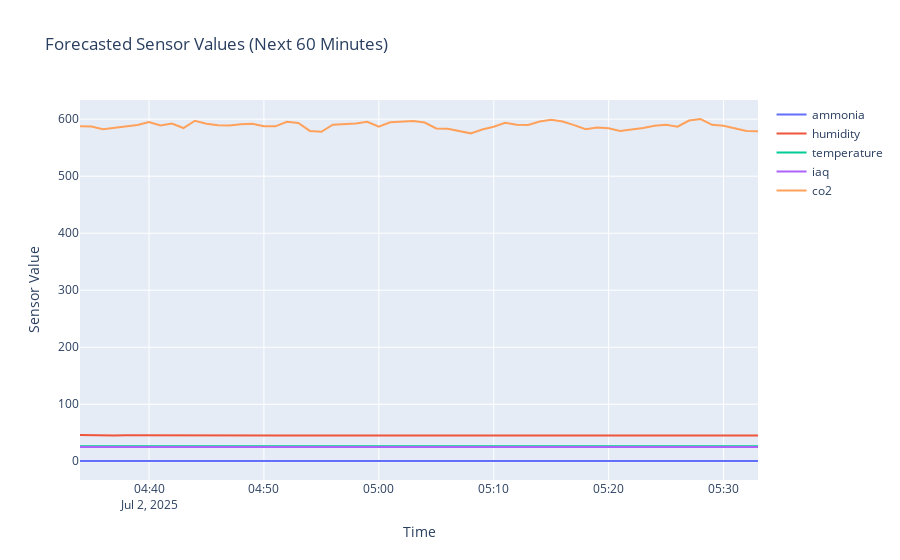

The cell this chart's notebook holds for it:
### Code cell
import pandas as pd
import numpy as np
import datetime
from sklearn.preprocessing import MinMaxScaler
from tensorflow.keras.models import load_model
import plotly.graph_objects as go

# Load your dataset
df = pd.read_csv("merged_cleaned_dataset.csv")
df = df.dropna()
df['timestamp'] = pd.to_datetime(df['timestamp'], dayfirst=True)
df = df.sort_values('timestamp')

# Prepare input
features = ['ammonia', 'humidity', 'temperature', 'iaq', 'co2']
recent_data = df[features].tail(30)

scaler = MinMaxScaler()
scaled_input = scaler.fit_transform(recent_data)
X_input = scaled_input.reshape(1, 30, 5)

# Load model and predict
model = load_model("cnn_lstm_forecast_1hour.h5", compile=False)
pred = model.predict(X_input).reshape(60, 5)
pred_df = pd.DataFrame(scaler.inverse_transform(pred), columns=features)

# Generate timestamps
now = datetime.datetime.now()
pred_df['timestamp'] = [now + datetime.timedelta(minutes=i+1) for i in range(60)]

# Plot
fig = go.Figure()
for col in features:
    fig.add_trace(go.Scatter(x=pred_df['timestamp'], y=pred_df[col], mode='lines', name=col))
fig.update_layout(title="Forecasted Sensor Values (Next 60 Minutes)", xaxis_title="Time", yaxis_title="Sensor Value")
fig.show()
